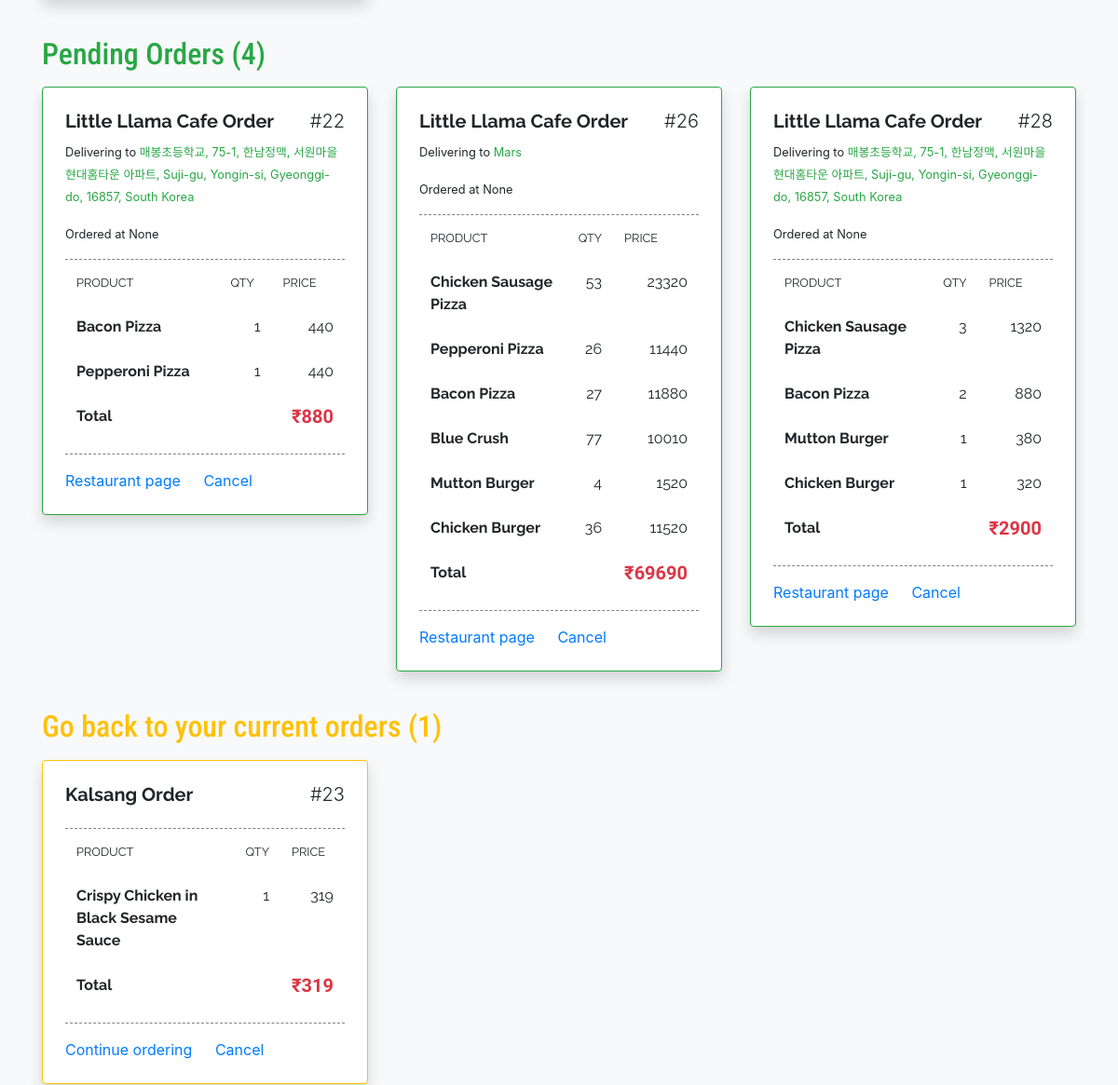
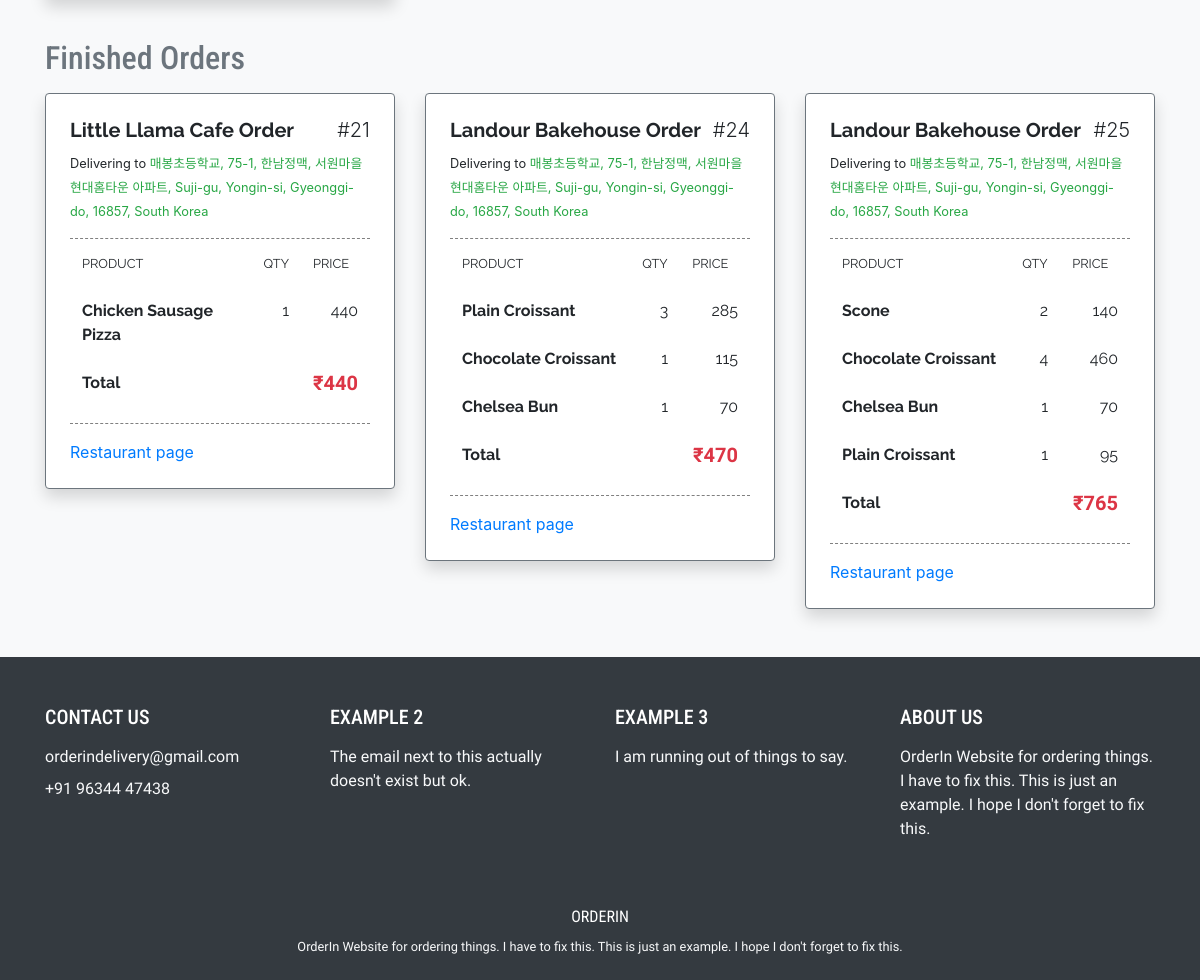
Page /orders (signed in, lower part) on the earlier database version (2 pictures, top to bottom).
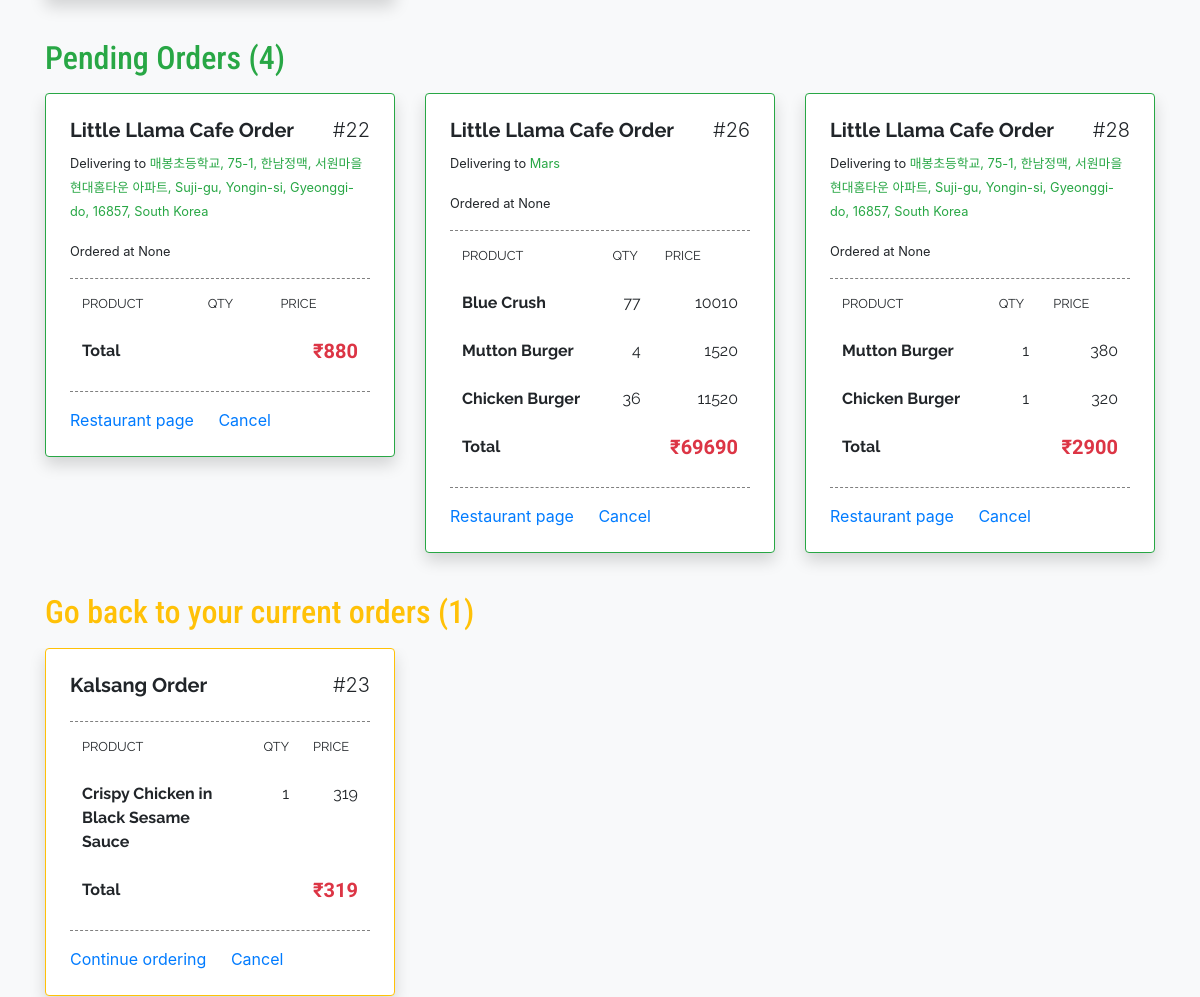
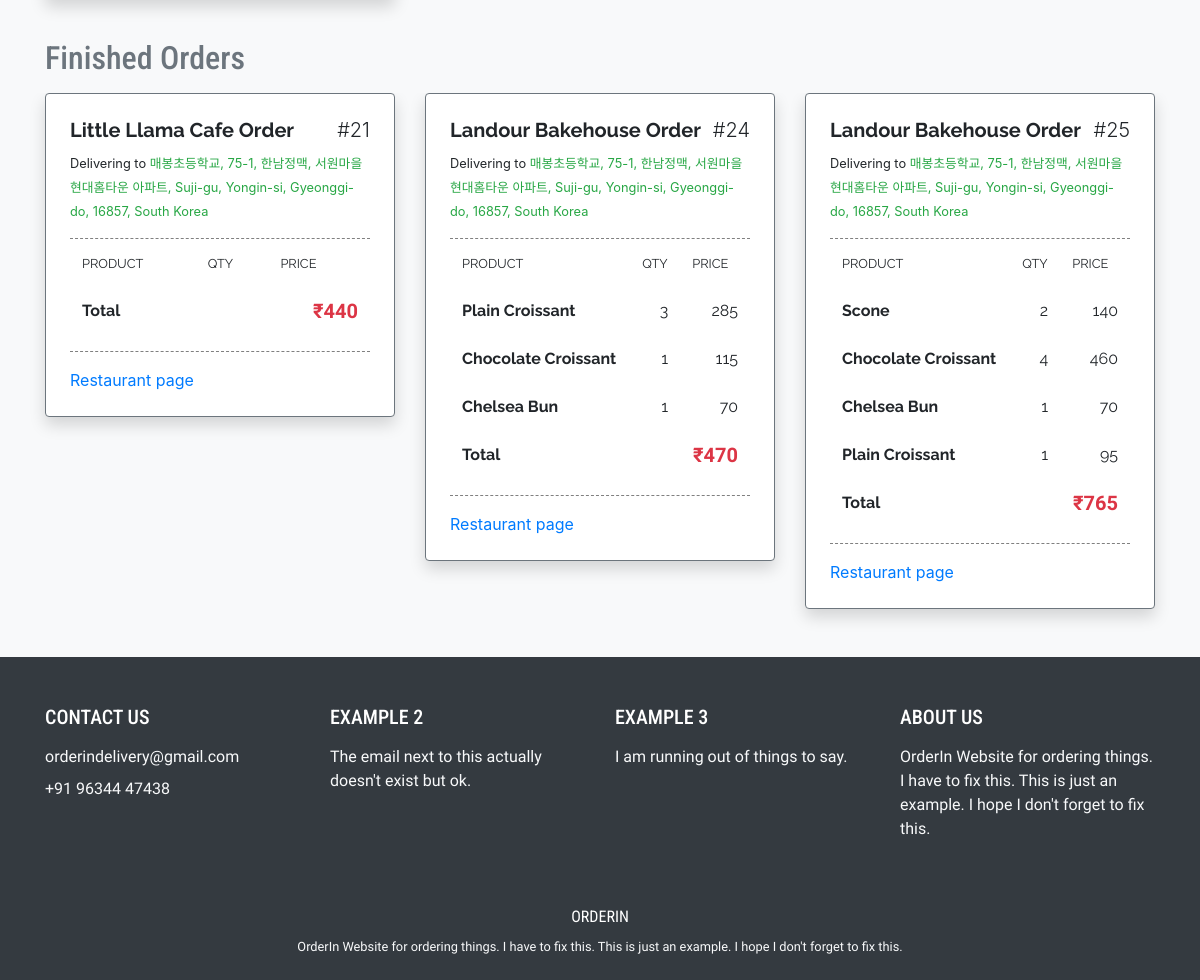
Same page on the later database version (2 pictures, top to bottom).
### food/models.py (models this page shows, shortened)
class Order(models.Model):
    user = models.ForeignKey(User, on_delete=models.CASCADE, related_name='orders')
    restaurant = models.ForeignKey(Restaurant, on_delete=models.CASCADE, related_name='orders')
    address = models.CharField(max_length=100, blank=True)
    status = models.IntegerField(default=0)
    orderedTime = models.DateTimeField(null=True)
    confirmedTime = models.DateTimeField(null=True)
    deliveredTime = models.DateTimeField(null=True)
    totalPrice = models.IntegerField(default=0)

class Restaurant(models.Model):
    name = models.CharField(max_length=50)
    nick = models.CharField(max_length=10, blank=True)
    cuisine = models.ManyToManyField(Cuisine, related_name='restaurants')
    description = models.TextField(blank=True)
    phoneNumber = models.CharField(max_length=50, blank=True)
    url = models.URLField(blank=True)
    openTime = models.TimeField(blank=True, null=True)
    closeTime = models.TimeField(blank=True, null=True)
    orderTime = models.TimeField(blank=True, null=True)
    totalOrderCount = models.IntegerField(default=0)
    averageOrderTime = models.TimeField(blank=True, null=True)
    averageCost = models.IntegerField(blank=True, null=True)

class OrderItem(models.Model):
    orderList = models.ForeignKey(Order, on_delete=models.CASCADE, related_name='items')
    menuItem = models.ForeignKey(MenuItem, on_delete=models.CASCADE, related_name='orders')
    price = models.IntegerField(default=0)
    count = models.IntegerField(default=0)

class MenuItem(models.Model):
    name = models.CharField(max_length=50)
    price = models.IntegerField()
    description = models.TextField(blank=True)
    image = models.ImageField(upload_to='menu_item', blank=True)
    category = models.ForeignKey('Category', on_delete=models.CASCADE, related_name='menu', null=True)
    totalCount = models.IntegerField(default=0)

### food/views.py (the view)
# urls.py: path("orders", views.orders, name='orders'),
def orders(request):
    if not request.user.is_authenticated:
        return HttpResponseRedirect(reverse('login'))
    else:
        context = {
            "choosingOrders": request.user.orders.annotate(num_items=Count('items')).filter(status=0).exclude(num_items=0),
            "pendingOrders": request.user.orders.filter(status=1),
            "deliveringOrders": request.user.orders.filter(status=2),
            "deliveredOrders": request.user.orders.filter(status=3),
            "phoneNumber": request.user.profile.phoneNumber
        }
        return render(request, "food/orders.html", context)

### food/templatetags/food_extra.py (called while the page is built)
@register.filter
def multiply(value, arg):
    return value * arg

### food/templates/food/orders.html (shortened to what the changed rows need)
{% extends "food/base.html" %}
{% load static %}
{% load food_extra %}
{% block body %}
{% if pendingOrders %}
  <h2 class="text-success" id="logo">Pending Orders ({{ pendingOrders.count }})</h2>
  <div >
    <div class="row my-3 d-flex flex-nowrap" style="overflow-x: auto; scroll-snap-type: x mandatory;">
      {% for order in pendingOrders %}
        <div class="col-12 col-lg-4" style="scroll-snap-align: start;">
          <div class="card shadow mb-4 border-success">
            <div class="card-body py-4 px-4" id="order-div">
              <div class="d-flex justify-content-between">
                <h5 class="card-text font-weight-bold f2">{{ order.restaurant.name }} Order</h5>
                <h5 class="font-weight-light">#{{ order.id }}</h5>
              </div>
              <p><small>Delivering to <a href="https://maps.google.com/?q={{ order.address }}" class="text-success" target="_blank">{{ order.address }}</a></small></p>
              <p><small>Ordered at {{ order.orderedTime }}</small></p>
              <hr class="orderList">
              <table class="table table-borderless f2 mt-n3">
                <thead>
                   <tr class="font-weight-bold">
                     <th scope="col"><small>PRODUCT</small></th>
                     <th scope="col"><small>QTY</small></th>
                     <th scope="col"><small>PRICE</small></th>
                   </tr>
                 </thead>
                <tbody id="order-list">
                    {% for item in order.items.all %}
                      <tr id="order-item-{{ item.id }}">
                        <td class="font-weight-bold">{{ item.menuItem.name }}</td>
                        <td class="text-right item-count">{{ item.count }}</td>
                        <td class="text-right item-price">{{ item.menuItem.price|multiply:item.count }}</td>
                      </tr>
                    {% endfor %}
                </tbody>
                <tfoot>
                  <tr class="font-weight-bold">
                      <td>Total</td>
                      <td></td>
                      <td class="text-right text-danger"><h5 class=" font-weight-bold" id="f1"><span id="total-price">&#8377;{{ order.totalPrice }}</span></h5></td>
                  </tr>
                </tfoot>
              </table>
              <hr class="orderList mt-n2">
              <a href="{% url 'restaurant' order.restaurant.id %}" class="card-link">Restaurant page</a>
              <a href="#" class="card-link">Cancel</a>
            </div>
          </div>
        </div>
      {% endfor %}
    </div>
  </div>
{% endif %}
{% if choosingOrders %}
  <h2 class="text-warning" id="logo">Go back to your current orders ({{ choosingOrders.count }})</h2>
  <div class="row my-3 d-flex flex-nowrap" style="overflow-x: auto; scroll-snap-type: x mandatory;">
    {% for order in choosingOrders %}
      <div class="col-12 col-lg-4" style="scroll-snap-align: start;">
        <div class="card shadow mb-4 border-warning">
          <div class="card-body py-4 px-4" id="order-div">
            <div class="d-flex justify-content-between">
              <h5 class="card-text font-weight-bold f2">{{ order.restaurant.name }} Order</h5>
              <h5 class="font-weight-light">#{{ order.id }}</h5>
            </div>
            <hr class="orderList">
            <table class="table table-borderless f2 mt-n3">
              <thead>
                 <tr class="font-weight-bold">
                   <th scope="col"><small>PRODUCT</small></th>
                   <th scope="col"><small>QTY</small></th>
                   <th scope="col"><small>PRICE</small></th>
                 </tr>
               </thead>
              <tbody id="order-list">
                  {% for item in order.items.all %}
                    <tr id="order-item-{{ item.id }}">
                      <td class="font-weight-bold">{{ item.menuItem.name }}</td>
                      <td class="text-right item-count">{{ item.count }}</td>
                      <td class="text-right item-price">{{ item.menuItem.price|multiply:item.count }}</td>
                    </tr>
                  {% endfor %}
              </tbody>
              <tfoot>
                <tr class="font-weight-bold">
                    <td>Total</td>
                    <td></td>
                    <td class="text-right text-danger"><h5 class=" font-weight-bold" id="f1"><span id="total-price">&#8377;{{ order.totalPrice }}</span></h5></td>
                </tr>
              </tfoot>
            </table>
            <hr class="orderList mt-n2">
            <a href="{% url 'restaurant' order.restaurant.id %}" class="card-link">Continue ordering</a>
            <a href="#" class="card-link">Cancel</a>
          </div>
        </div>
      </div>
    {% endfor %}
  </div>
{% endif %}
{% if deliveredOrders %}
  <h2 class="text-secondary" id="logo">Finished Orders</h2>
  <div class="row my-3 d-flex flex-nowrap" style="overflow-x: auto; scroll-snap-type: x mandatory;">
    {% for order in deliveredOrders %}
      <div class="col-12 col-lg-4" style="scroll-snap-align: start;">
        <div class="card shadow mb-4 border-secondary">
          <div class="card-body py-4 px-4" id="order-div">
            <div class="d-flex justify-content-between">
              <h5 class="card-text font-weight-bold f2">{{ order.restaurant.name }} Order</h5>
              <h5 class="font-weight-light">#{{ order.id }}</h5>
            </div>
            <p><small>Delivering to <a href="https://maps.google.com/?q={{ order.address }}" class="text-success" target="_blank">{{ order.address }}</a></small></p>
            <hr class="orderList">
            <table class="table table-borderless f2 mt-n3">
              <thead>
                 <tr class="font-weight-bold">
                   <th scope="col"><small>PRODUCT</small></th>
                   <th scope="col"><small>QTY</small></th>
                   <th scope="col"><small>PRICE</small></th>
                 </tr>
               </thead>
              <tbody id="order-list">
                  {% for item in order.items.all %}
                    <tr id="order-item-{{ item.id }}">
                      <td class="font-weight-bold">{{ item.menuItem.name }}</td>
                      <td class="text-right item-count">{{ item.count }}</td>
                      <td class="text-right item-price">{{ item.menuItem.price|multiply:item.count }}</td>
                    </tr>
                  {% endfor %}
              </tbody>
              <tfoot>
                <tr class="font-weight-bold">
                    <td>Total</td>
                    <td></td>
                    <td class="text-right text-danger"><h5 class=" font-weight-bold" id="f1"><span id="total-price">&#8377;{{ order.totalPrice }}</span></h5></td>
                </tr>
              </tfoot>
            </table>
            <hr class="orderList mt-n2">
            <a href="{% url 'restaurant' order.restaurant.id %}" class="card-link">Restaurant page</a>
          </div>
        </div>
      </div>
    {% endfor %}
  </div>
{% endif %}
{% endblock %}

Differences in the rows shown:
removed OrderItem: menuItem.name "Bacon Pizza", count "1", menuItem.price|multiply "440", shown under Order id 22
removed OrderItem: menuItem.name "Pepperoni Pizza", count "1", menuItem.price|multiply "440", shown under Order id 22
removed OrderItem: menuItem.name "Chicken Sausage Pizza", count "53", menuItem.price|multiply "23320", shown under Order "Mars"
removed OrderItem: menuItem.name "Pepperoni Pizza", count "26", menuItem.price|multiply "11440", shown under Order "Mars"
removed OrderItem: menuItem.name "Bacon Pizza", count "27", menuItem.price|multiply "11880", shown under Order "Mars"
removed OrderItem: menuItem.name "Chicken Sausage Pizza", count "3", menuItem.price|multiply "1320", shown under Order id 28
removed OrderItem: menuItem.name "Bacon Pizza", count "2", menuItem.price|multiply "880", shown under Order id 28
removed OrderItem: menuItem.name "Chicken Sausage Pizza", count "1", menuItem.price|multiply "440", shown under Order id 21
